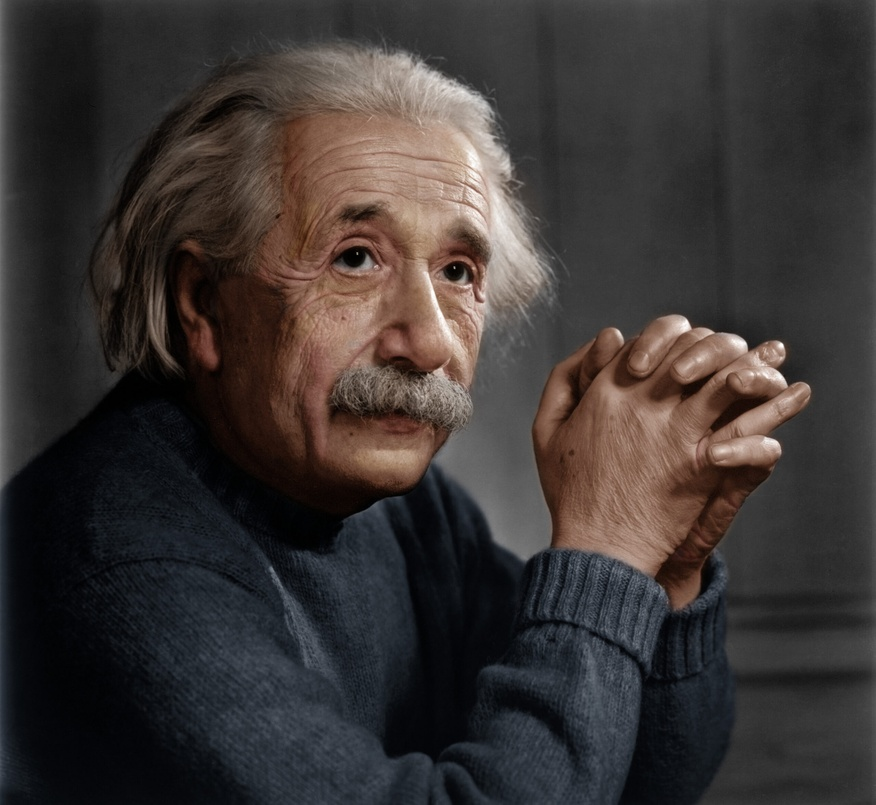
#> input picture DATA/einstein.jpg, 876 x 805 px, shrunk from 2560 x 2354 before the run, found by its file name
$ jupyter execute 04_cv_03.ipynb   (shell and % lines are left out)
#> lines starting #> are read from the running program, lines starting #| are printed output that depends on the picture
# Histogram Equalization
# HOW TO Equalize Histograms Of Images

INDEX

01 step - Equalizing Manually

02 step - And by using the OpenCV function

#### What is an Image Histogram?

It is a graphical representation of the intensity distribution of an image.
It quantifies the number of pixels for each intensity value considered.

### 01 step - Equalizing Manually

[cell 1]
from IPython.display import display, Math, Latex

import numpy as np
import matplotlib.pyplot as plt
from PIL import Image

img = Image.open('DATA/einstein.jpg')
#> img is the input picture: PIL image 876x805 RGB; mean R, G, B 58.6, 53, 51.5

[cell 2]
# display the color image
plt.imshow(img)
#> (this line was passed over: IPython is not available in this run)

[cell 3]
# convert image into a numpy array
img = np.asanyarray(img)

[cell 4]
img.shape
#> Out = (805, 876, 3)

[cell 5]
# Converting RGB to Gray Scale
import cv2
img = cv2.cvtColor(img, cv2.COLOR_BGR2GRAY)
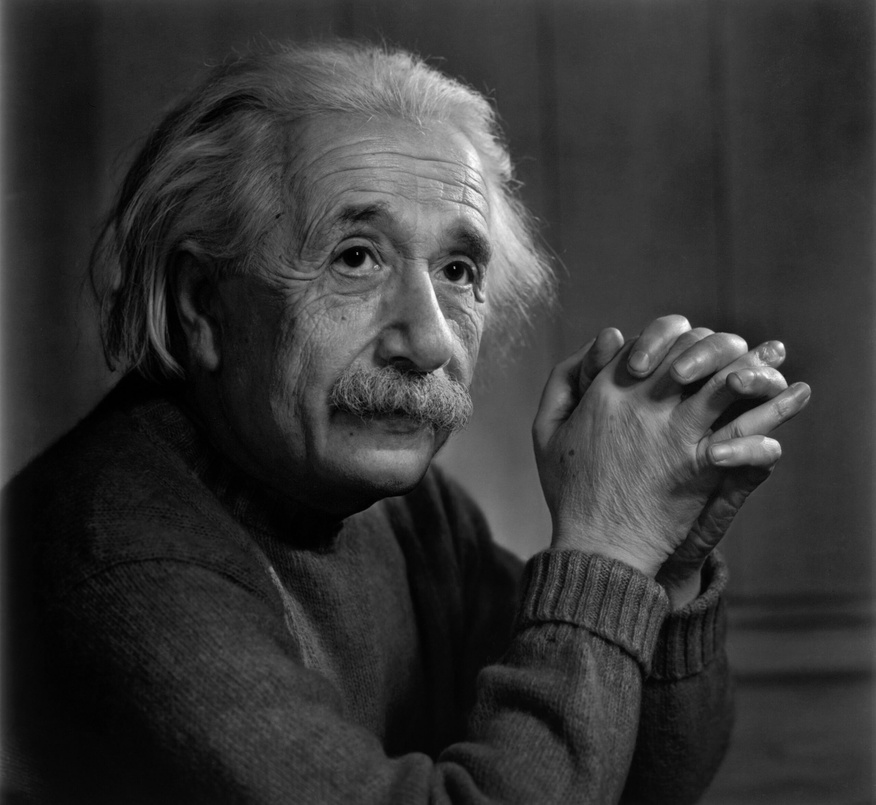
#> img: shape (805, 876); min 0, max 254, mean 53.1

[cell 6]
img.shape
#> Out = (805, 876)

[cell 7]
# display the image
plt.imshow(img, cmap='gray')
#> (this line was passed over: IPython is not available in this run)

[cell 8]
img.max()
#> Out = 254

[cell 9]
img.min()
#> Out = 0

[cell 10]
flat = img.flatten()

[cell 11]
img.shape
#> Out = (805, 876)

[cell 12]
# 1 row 2354 x 2560 = 6.026.240
flat.shape
#> Out = (705180,)

[cell 13]
# show the histogram
plt.hist(flat, bins=50)
#> (this line was passed over: IPython is not available in this run)

### What is Histogram Equalization?
To make it clearer, from the image above, you can see that the pixels seem clustered around the middle of the available range of intensities. What Histogram Equalization does is to stretch out this range.

[cell 14]
# formula for creating the histogram
display(Math(r'P_x(j) = \sum_{i=0}^{j} P_x(i)'))

[cell 15]
# create our own histogram function
def get_histogram(image, bins):
    # array with size of bins, set to zeros
#> called with image = array of shape (705180,), bins = 256
    histogram = np.zeros(bins)

    # loop through pixels and sum up counts of pixels
    for pixel in image:
        histogram[pixel] += 1
#> this loop made 705180 passes
#> pixel on passes 1 to 3: 106, 98, 93
#> after the loop, histogram = 256 values, max 16039 at index 50, min 0 at index 253, mean 2754.6

    # return our final result
    return histogram

hist = get_histogram(flat, 256)
#> hist has the same summary as histogram in get_histogram

plt.plot(hist)
#> (this line was passed over: IPython is not available in this run)

[cell 16]
# create our cumulative sum function
def cumsum(a):
    a = iter(a)
    b = [next(a)]
#> b = [508]
    for i in a:
        b.append(b[-1] + i)
#> this loop made 255 passes
#> i on passes 1 to 3: 2513, 3417, 5094
#> after the loop, b = 256 values from 508 to 705180
    return np.array(b)

# execute the fn
cs = cumsum(hist)
#> cs = 256 values from 508 to 705180

# display the result
plt.plot(cs)
#> (this line was passed over: IPython is not available in this run)

[cell 17]
# formula to calculate cumulation sum
display(Math(r's_k = \sum_{j=0}^{k} {\frac{n_j}{N}}'))

[cell 18]
# re-normalize cumsum values to be between 0-255

# numerator & denomenator
nj = (cs - cs.min()) * 255
#> nj = 256 values from 0 to 179691360
N = cs.max() - cs.min()
#> N = 704672

# re-normalize the cdf
cs = nj / N
#> cs = 256 values from 0 to 255

plt.plot(cs)
#> (this line was passed over: IPython is not available in this run)

[cell 19]
# cast it back to uint8 since we can't use floating point values in images
cs = cs.astype('uint8')

plt.plot(cs)
#> (this line was passed over: IPython is not available in this run)
